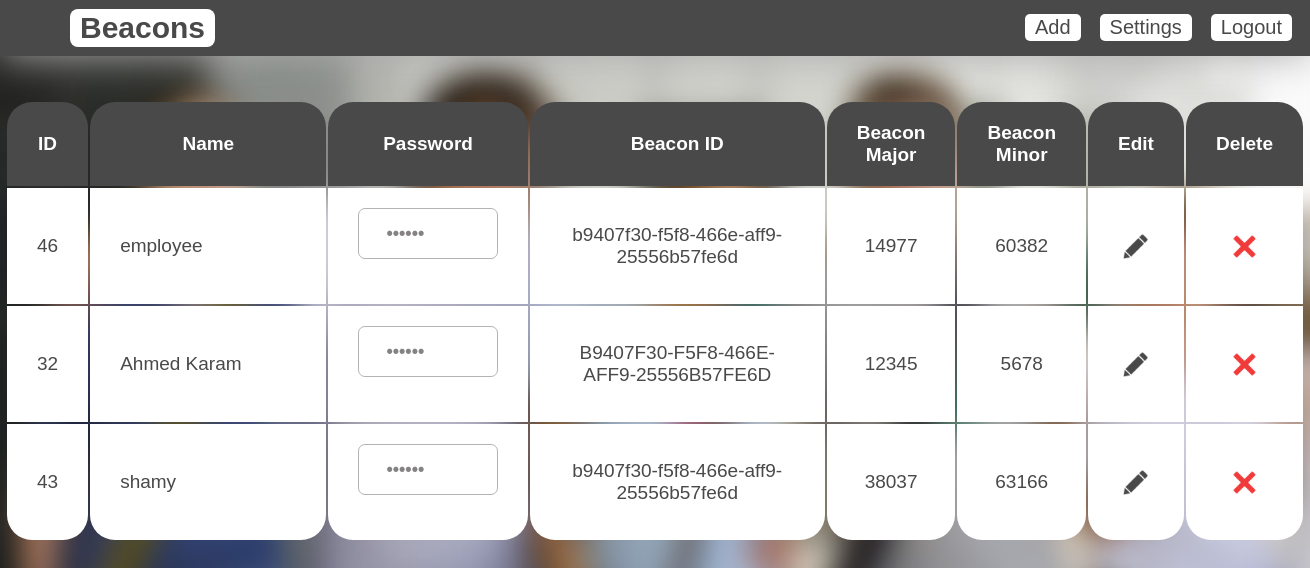
Screenshot of /home.php (signed in) with the database file from the repository.
### tables this page shows
CREATE TABLE IF NOT EXISTS `employees` (
  `id` int(11) NOT NULL AUTO_INCREMENT,
  `name` varchar(80) NOT NULL,
  `password` text NOT NULL,
  `beacon_id` text NOT NULL,
  `beacon_major` int(11) NOT NULL,
  `beacon_minor` int(11) NOT NULL,
  `time_stamp` timestamp NOT NULL DEFAULT CURRENT_TIMESTAMP ON UPDATE CURRENT_TIMESTAMP,
  PRIMARY KEY (`id`,`name`)
);

### home.php (the view, shortened to what this page needs)
<?php
require_once 'inc/config.php';
?>
<html>
    <head>
        <link href="css/style.css" rel='stylesheet' type='text/css' />
    </head>
    <body>
        <?php require_once 'inc/header.php'; ?>
        <div id="home-container">
            <table class="f-table" border="0">
                <tr>
                    <th style="width: 6%">ID</th>
                    <th style="width: 25%">Name</th>
                    <th style="width: 19%">Password</th>
                    <th style="width: 30%">Beacon ID</th>
                    <th style="width: 6%">Beacon Major</th>
                    <th style="width: 6%">Beacon Minor</th>
                    <th style="width: 4%">Edit</th>
                    <th style="width: 4%">Delete</th>
                </tr>
                <?php
                $sql = "SELECT * FROM employees";
                $result = mysqli_query($con, $sql);
                if (mysqli_num_rows($result) > 0) {
                    while ($row = mysqli_fetch_array($result)) {
                        echo '<tr>';
                        echo '<td><a title="View Report" href="report.php?id=' . $row['id'] . '" onmouseover="this.style.textDecoration=\'underline\';" onmouseout="this.style.textDecoration=\'none\';">' . $row['id'] . '</a></td>';
                        echo '<td style="text-align: left"><a title="View Report" href="report.php?id=' . $row['id'] . '" onmouseover="this.style.textDecoration=\'underline\';" onmouseout="this.style.textDecoration=\'none\';">' . $row['name'] . '</a></td>';
                        echo '<td><input type="password"'
                        . ' onfocus="setAttribute(\'type\', \'text\');"'
                        . ' onblur="setAttribute(\'type\', \'password\');"'
                        . ' value="' . $row['password'] . '" readonly /></td>';
                        echo '<td>' . $row['beacon_id'] . '</td>';
                        echo '<td>' . $row['beacon_major'] . '</td>';
                        echo '<td>' . $row['beacon_minor'] . '</td>';
                        echo '<td><a title="Edit Employee" href="edit.php?id=' . $row['id'] . '"><img src="images/edit.png" style="width: 25px; height: 25px" /></a></td>';
                        echo '<td><a title="Delete Employee" onclick="return confirm(\'Delete Employee?\')" href="delete.php?id=' . $row['id'] . '"><img src="images/delete.png" style="width: 25px; height: 25px" /></a></td>';
                        echo '</tr>';
                    }
                }
                ?>
            </table>
        </div>
    </body>
</html>

### css/style.css (style rules this page uses)
body { background:url(../images/bg.jpg) no-repeat center fixed; -webkit-background-size: cover; -moz-background-size: cover; -o-background-size: cover; background-size: cover; position:relative; font-family: sans-serif; margin: 0; }
a { text-decoration: none; text-align: center; }
input[type="text"], input[type="password"] { width:100%; padding:14px 27px; color:#858282; font-size:18px; outline: none; background: none; font-weight:bold; border:1px solid #B4B2B2; list-style:none; margin-bottom:25px; border-radius: 7px; }
#home-container { width: 1300px; margin: 100px auto 50px auto; }
.f-table { display: block; font-family: sans-serif; -webkit-font-smoothing: antialiased; font-size: 19px; width: 100%; border-collapse:separate; border-radius: 25px; overflow:auto; }
.f-table tr:last-child td { border-bottom-left-radius: 25px; border-bottom-right-radius: 25px; }
.f-table th { background-color: #49494a; color: white; font-weight: bold; padding: 20px 30px; text-align: center; border-top-left-radius: 25px; border-top-right-radius: 25px; }
.f-table td { color: #49494a; padding: 20px 30px; background-color: #fff; text-align: center; }
.f-table a { color: #49494a; }

### rows the page displays
employees: id "46", name "employee", beacon "b9407f30-f5f8-466e-aff9-25556b57fe6d", beacon_major "14977", beacon_minor "60382"
employees: id "32", name "Ahmed Karam", beacon "B9407F30-F5F8-466E-AFF9-25556B57FE6D", beacon_major "12345", beacon_minor "5678"
employees: id "43", name "shamy", beacon "b9407f30-f5f8-466e-aff9-25556b57fe6d", beacon_major "38037", beacon_minor "63166"
